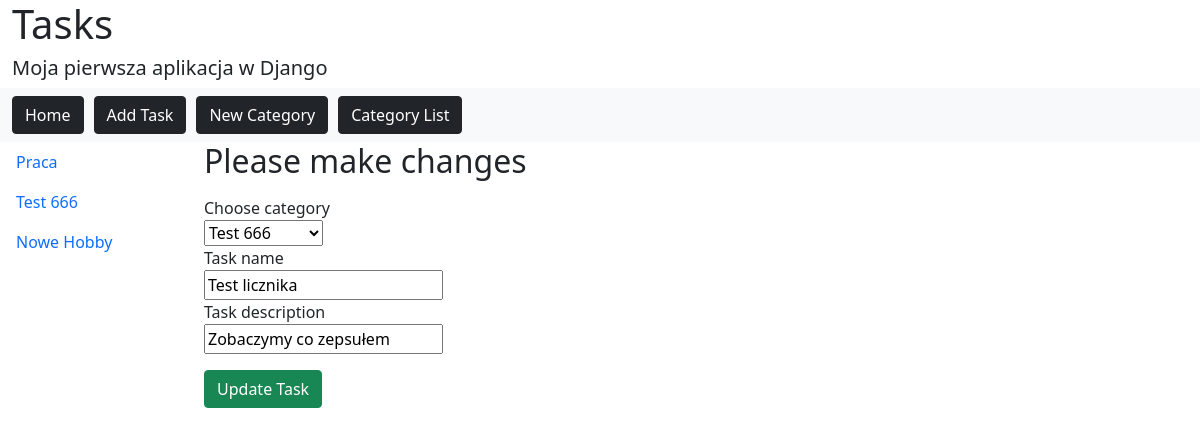
Page /tasks/15/update/ on the committed database.
### tasks/models.py (models this page shows, shortened)
class Category(models.Model):
	cat_name = models.CharField('Category', max_length=30)
	def __str__(self):
		return self.cat_name

class Task(models.Model):
	category = models.ForeignKey(Category, blank=True, null=True, on_delete=models.CASCADE)
	name = models.CharField('Name', max_length=60)
	details = models.CharField('Details', max_length=200)
	is_finished = models.BooleanField(default=False)

### tasks/views/tasks.py (the view, shortened to what this page needs)
# urls.py: path('<int:task_id>/update/', views.UpdateTask.as_view(), name='update_task'),
class UpdateTask(UpdateView):
	def get(self, request, task_id):
		form = TaskForm()
		current_task = Task.objects.get(pk=task_id)
		categories = Category.objects.all()
		context = {'current_task': current_task, 'categories': categories, 'form': form}
		return render(request, 'tasks/update_task.html', context)

### tasks/forms.py
class TaskForm(forms.ModelForm):
    class Meta:
        model = Task
        fields = ['category', 'name', 'details', 'is_finished']

### tasks/templates/tasks/update_task.html (shortened to what this page needs)
{% extends "maintemp.html" %}
{% block content %}
<form action="{% url 'tasks:update_task' current_task.id %}" method="post">
     <fieldset>
        <legend><h2>Please make changes</h2></legend>
         <label for="category_list">Choose category</label><br>
         <select id="category_list" name="category_list">
             <option value="{{current_task.category}}" selected>{{current_task.category}}</option>
         </select></br>
        <label for="task_name">Task name</label><br>
        <input type="text" id="task_name" name="new_task" value="{{current_task.name}}"><br>
        <label for="task_desc">Task description</label><br>
        <input type="text" id="task_desc" name="new_task_desc" value="{{current_task.details}}"><br>
     </fieldset>
     <input class="btn btn-success" type="submit" value="Update Task">
</form>
{% endblock %}

### tasks/templates/maintemp.html (shortened to what this page needs)
<!DOCTYPE html>
<html>
<head>
<link href="https://cdn.jsdelivr.net/npm/bootstrap@5.1.1/dist/css/bootstrap.min.css" rel="stylesheet">
</head>
<body>
<div class="container-fluid">
		{% block header %}
			<h1>Tasks</h1>
			<h5>Moja pierwsza aplikacja w Django</h5>
		{% endblock %}
</div>
<nav class="navbar navbar-expand-sm bg-light">
	<div class="container-fluid">
	<ul class="navbar-nav">
		<li class="nav-item" style="margin-right:10px">
			<a href="{% url 'tasks:index' %}" class="btn btn-dark">Home</a>
		</li>
		<li class="nav-item" style="margin-right:10px">
			<a href="{% url 'tasks:newtask' %}" class="btn btn-dark">Add Task</a>
		</li>
		<li class="nav-item" style="margin-right:10px">
			<a href="{% url 'tasks:newcategory' %}" class="btn btn-dark">New Category</a>
		</li>
		<li class="nav-item" style="margin-right:10px">
			<a href="{% url 'tasks:category_list' %}" class="btn btn-dark">Category List</a>
		</li>
	</ul>
	</div>
</nav>
<div class="row">
	<div class="col-lg-2">
		{% block sidebar %}
			{% if categories%}
				<ul class="nav flex-column">
					{%for category in categories %}
						<li class="nav-item"><a href="{% url 'tasks:categorized' category.id %}" class="nav-link">{{category.cat_name}}</a></li>
					{%endfor %}
				</ul>
			{% else %}
				<p>No categories</p>
			{%endif %}
		{% endblock %}
	</div>
	<div class="col-lg-8">
		{% block content %}{% endblock %}
	</div>
</div>
</body>
</html>

### rows in the picture
Category: cat_name "Praca"
Category: cat_name "Test 666"
Category: cat_name "Nowe Hobby"
Task: category_list "Test 666", new_task "Test licznika", new_task_desc "Zobaczymy co zepsułem"
